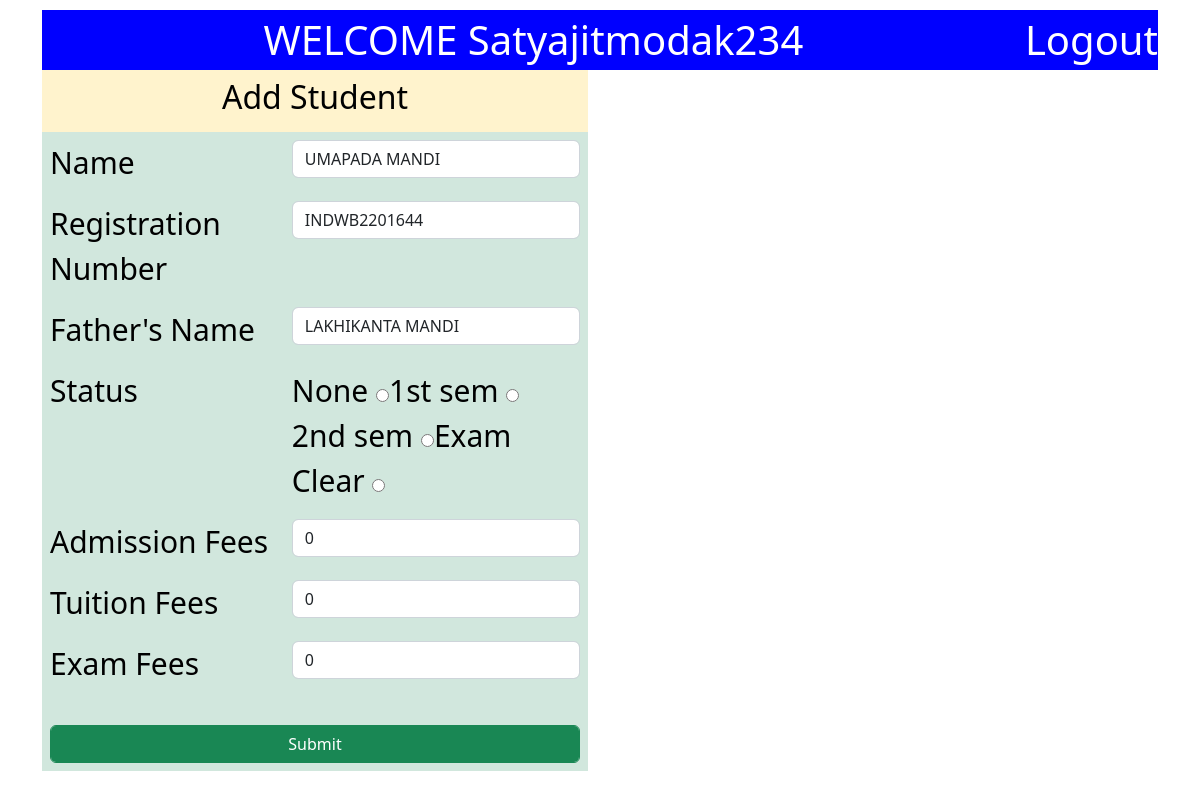
/admin/add_stuc.php?id=35 (signed in), run on the app's committed database.
### tables this page shows
CREATE TABLE `user` (
  `id` bigint(20) NOT NULL,
  `username` varchar(40) NOT NULL,
  `password` varchar(40) NOT NULL,
  `f_name` varchar(25) NOT NULL,
  `m_name` varchar(25) NOT NULL,
  `dob` date NOT NULL DEFAULT current_timestamp(),
  `mob` int(11) NOT NULL,
  `file` varchar(300) NOT NULL,
  `status` int(11) NOT NULL,
  `serial` bigint(20) NOT NULL,
  `date` date NOT NULL DEFAULT current_timestamp(),
  `course` varchar(20) NOT NULL,
  `admission_fees` int(11) NOT NULL,
  `Registration_fees` int(11) NOT NULL,
  `Tuituion_fees` int(11) NOT NULL,
  `Late_fees` int(11) NOT NULL,
  `Exam_fees` int(11) NOT NULL,
  `Maintain_fees` int(11) NOT NULL,
  `other_fees` int(11) NOT NULL,
  `total` int(11) NOT NULL
);

### admin/add_stuc.php (the view, shortened to what this page needs)
<?php
include_once('connfig.php');
$id = $_GET['id'];
$nam = "SELECT * FROM user WHERE id = $id";
$run = mysqli_query($conn,$nam);
$rows = mysqli_fetch_assoc($run);
?>
<!DOCTYPE html>
<html>
<head>
	<link href="https://cdn.jsdelivr.net/npm/bootstrap@5.2.0-beta1/dist/css/bootstrap.min.css" rel="stylesheet">
</head>
<body>
<div class="container">
	<div class="row">
		<div class="col-sm-12">
			<div class="head">
				WELCOME <?php if (isset($_SESSION['username'])){
					echo $_SESSION['username'];
				} ?>
				<a href="logout.php" style="float: right; color: white; text-decoration: none;">Logout</a>
			</div>
			<div class="row">
				<div class="col-sm-6" col-offset-sm-3>
					<form action="" method="post">
						<center><table class="table table-success table-borderless" >
							<tr class="table-warning" align="center"><td colspan="2"><h2>Add Student</h2></td></tr>
							<tr><td>Name</td><td><input type="hidden" name="id" value="<?php echo $rows['id'] ?>"><input class="form-control" type="text" name="name" value="<?php echo $rows['username'] ?>"></td></tr>
							<tr><td>Registration Number</td><td><input class="form-control" type="text" name="reg" value="<?php echo $rows['password'] ?>" ></td></tr>
							<tr><td>Father's Name</td><td><input class="form-control" type="text" name="f_name" value="<?php echo $rows['f_name'] ?>"></td></tr>
							<tr><td>Status</td><td>None<input type="hidden" name="status" value="<?php echo $rows['status'] ?>"> <input type="radio" name="status" value="0">1st sem <input type="radio" name="status" value="1"> 2nd sem <input type="radio" name="status" value="2">Exam Clear <input type="radio" name="status" value="3"></td></tr>
							<tr><td>Admission Fees</td><td><input class="form-control" type="text" name="admission_fees" value="<?php echo $rows['admission_fees'] ?>" ></td></tr>
							<tr><td>Tuition Fees</td><td><input class="form-control" type="text" name="Tuituion_fees" value="<?php echo $rows['Tuituion_fees'] ?>" ></td></tr>
							<tr><td>Exam Fees</td><td><input class="form-control" type="text" name="Exam_fees" value="<?php echo $rows['Exam_fees'] ?>" ></td></tr>
							<tr><td colspan="2"></td></tr>
							<tr align="center"><td colspan="2"><input class="btn btn-success form-control" type="submit" name="submit" value="Submit"></td></tr>
						</table></center>
					</form>
				</div>

### admin/add_stuc.php (style rules this page uses)
tr td { font-size: 30px; }
.head { margin-top: 10px; background-color: blue; color:white; font-size: 40px; text-align: center; }

### data on the page
user: name "UMAPADA MANDI", reg "INDWB2201644", f_name "LAKHIKANTA MANDI", admission_fees "0", Tuituion_fees "0", Exam_fees "0"

### other printed values
$_SESSION['username'] "Satyajitmodak234"
